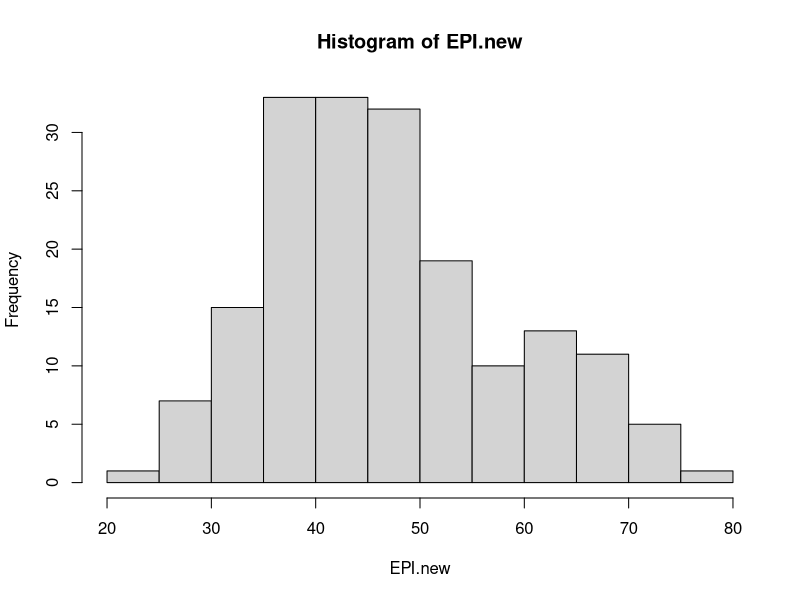
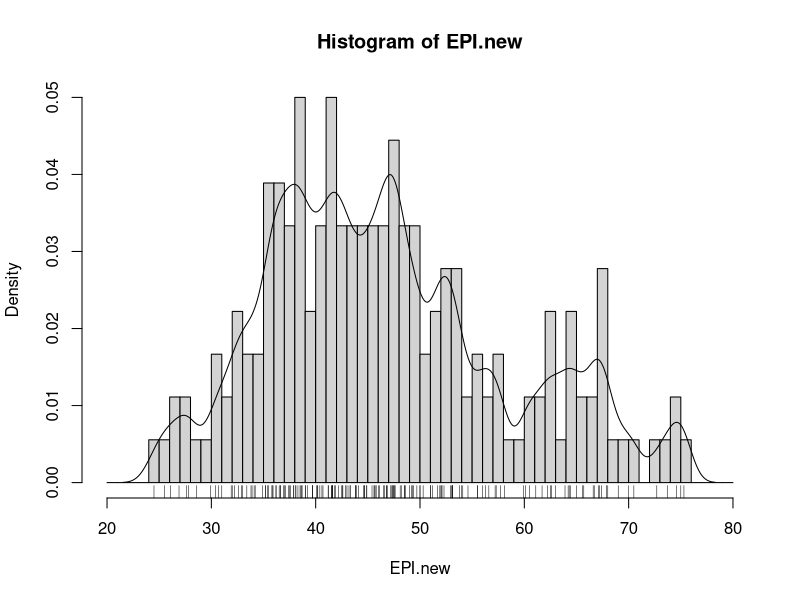
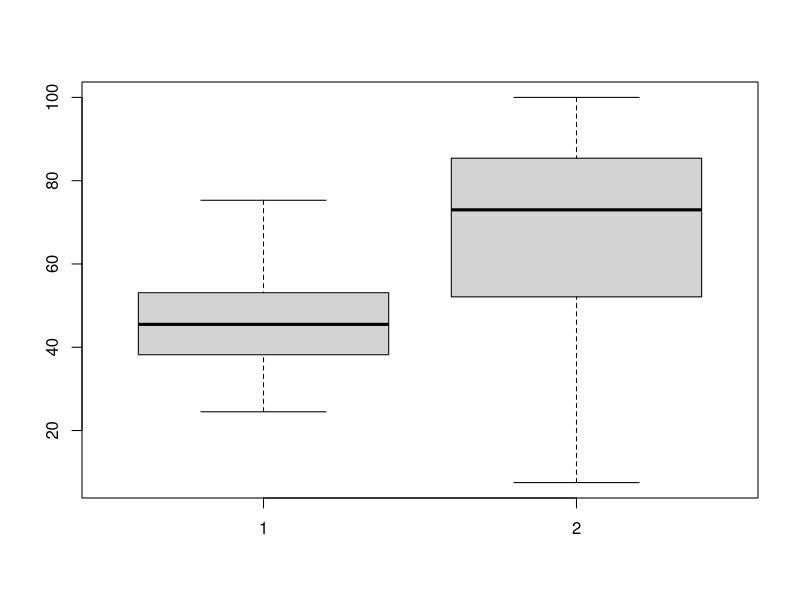
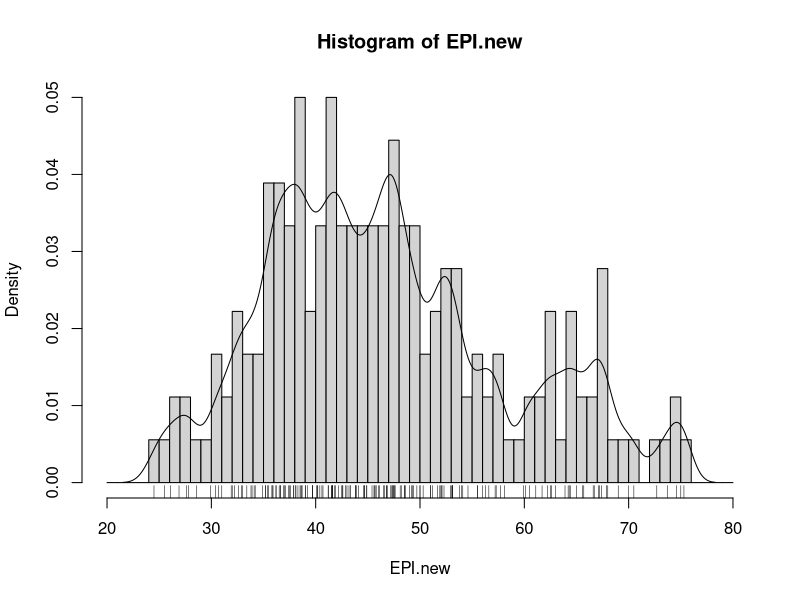
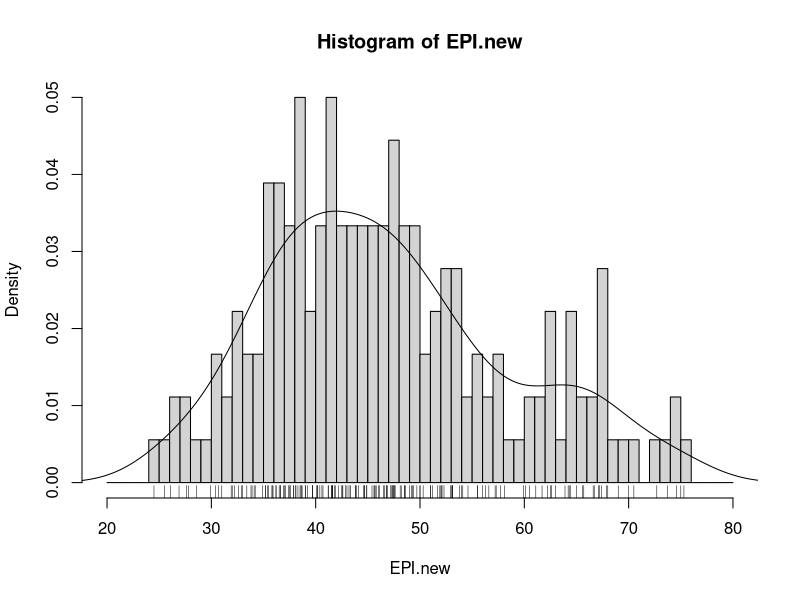
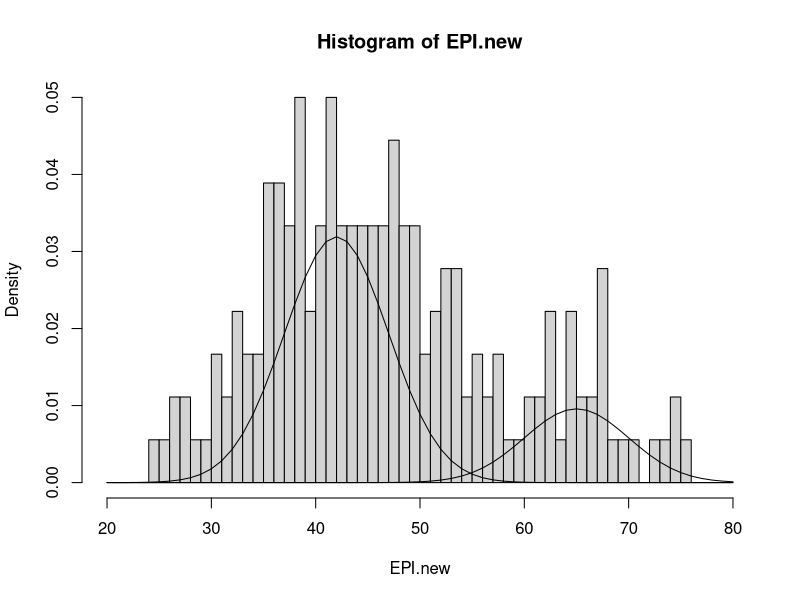
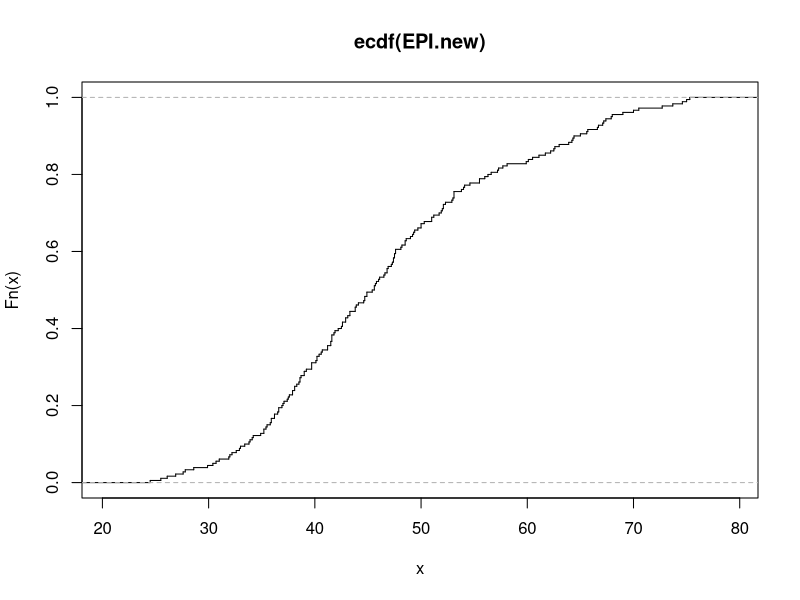
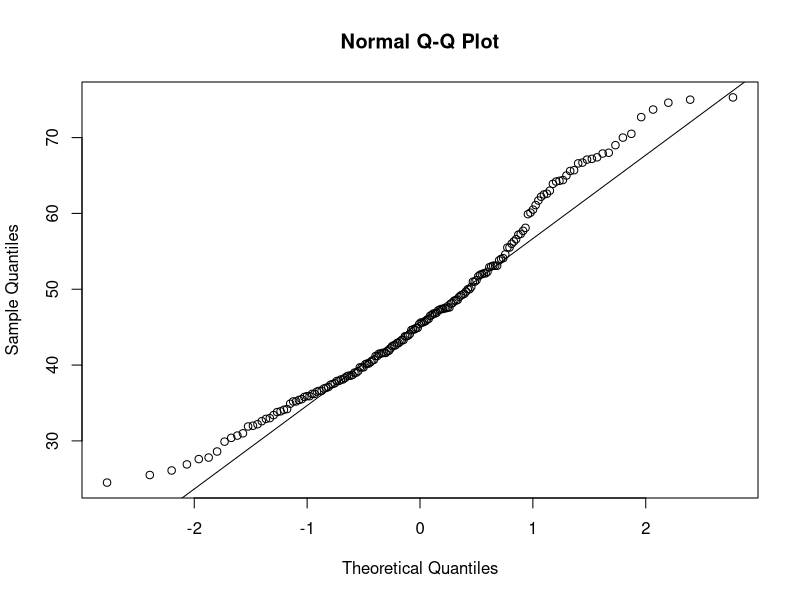

Reproduce these figures in R, in order.
## ---- chunk 1
library(readr)
EPI_data <- read_csv("epi2024results06022024.csv")
attach(EPI_data)
## ---- chunk 2
tf <- is.na(EPI.new) # records True values if the value is NA
EPI.new.no_NA <- EPI.new[!tf] # filters out NA values, new array 
## ---- chunk 3
summary(EPI.new) # stats
fivenum(EPI.new,na.rm=TRUE)
stem(EPI.new) # stem and leaf plot
hist(EPI.new)
hist(EPI.new, seq(20., 80., 1.0), prob=TRUE)
lines(density(EPI.new,na.rm=TRUE,bw=1.)) # or try bw=“SJ”
rug(EPI.new)
## ---- chunk 4
boxplot(EPI.new, APO.new) 
## ---- chunk 5
hist(EPI.new, seq(20., 80., 1.0), prob=TRUE)
lines(density(EPI.new,na.rm=TRUE,bw=1.))
rug(EPI.new)
## ---- chunk 6
hist(EPI.new, seq(20., 80., 1.0), prob=TRUE)
lines(density(EPI.new,na.rm=TRUE,bw="SJ"))
rug(EPI.new)
## ---- chunk 7
hist(EPI.new, seq(20., 80., 1.0), prob=TRUE)
x<-seq(20,80,1)
q<-dnorm(x,mean=42, sd=5,log=FALSE)
lines(x,.4*q)
q<-dnorm(x,mean=65, sd=5,log=FALSE)
lines(x,.12*q) 
## ---- chunk 8
plot(ecdf(EPI.new), do.points=FALSE, verticals=TRUE)
## ---- chunk 9
qqnorm(EPI.new); qqline(EPI.new)
## ---- chunk 10
qqplot(rnorm(250), EPI.new, xlab = "Q-Q plot for norm dsn")
qqline(EPI.new)

qqplot(rt(250, df = 5), EPI.new, xlab = "Q-Q plot for t dsn")
qqline(EPI.new)
## ---- chunk 11
# cumulative density function
plot(ecdf(APO.new), do.points=FALSE, verticals=TRUE)

# Quantile-Quantile plot
qqnorm(APO.new); qqline(APO.new)

# Quantile plot against normal distribution
qqplot(rnorm(250), APO.new, xlab = "Q-Q plot for norm dsn")
qqline(APO.new)

# Quantile plot against T distribution
qqplot(rt(250, df = 5), APO.new, xlab = "Q-Q plot for t dsn")
qqline(APO.new)
## ---- chunk 12
# cumulative density function
plot(ecdf(MHP.new), do.points=FALSE, verticals=TRUE)

# Quantile-Quantile plot
qqnorm(MHP.new); qqline(MHP.new)

# Quantile plot against normal distribution
qqplot(rnorm(250), MHP.new, xlab = "Q-Q plot for norm dsn")
qqline(MHP.new)

# Quantile plot against T distribution
qqplot(rt(250, df = 5), MHP.new, xlab = "Q-Q plot for t dsn")
qqline(MHP.new)
## ---- chunk 13
qqnorm(EPI.new); qqline(EPI.new)
## ---- chunk 14
qqnorm(EPI.new); qqline(EPI.new)
## ---- chunk 15
qqnorm(EPI.new); qqline(EPI.new)
